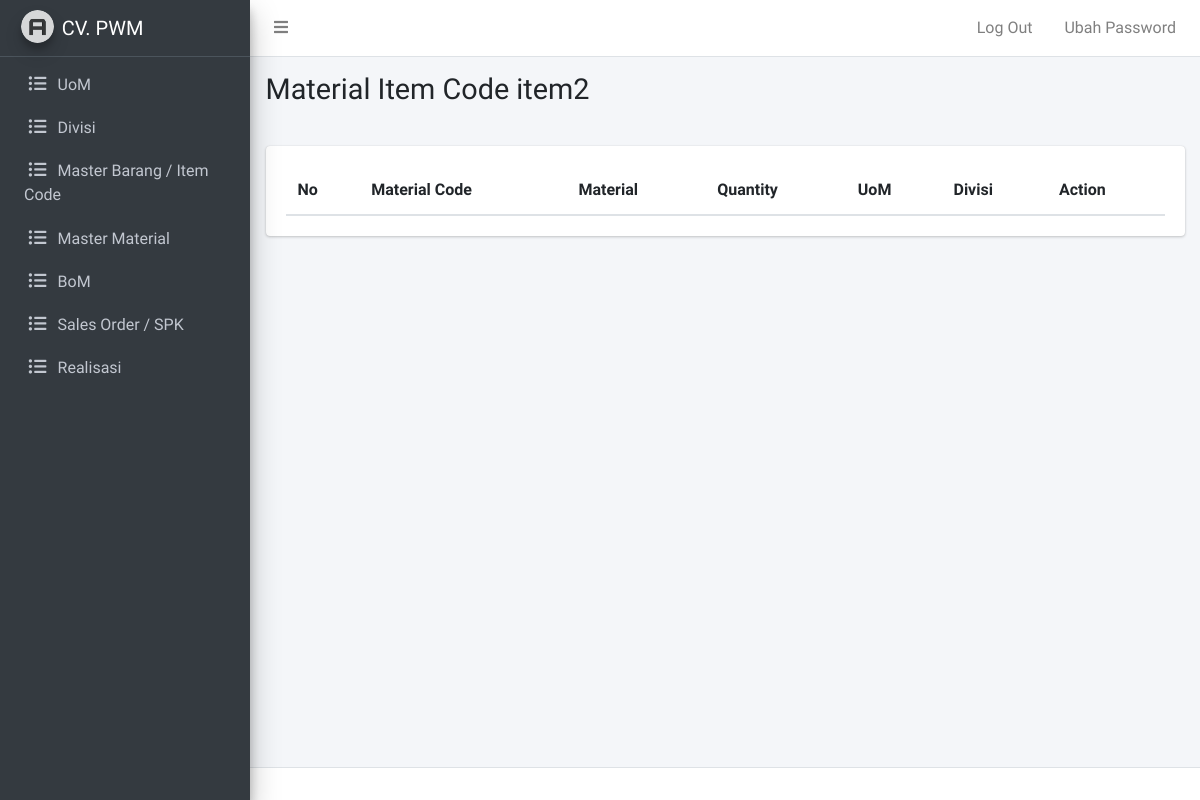
Page /admin/bom-detail.php?itemid=item2 (signed in) on the earlier database version.
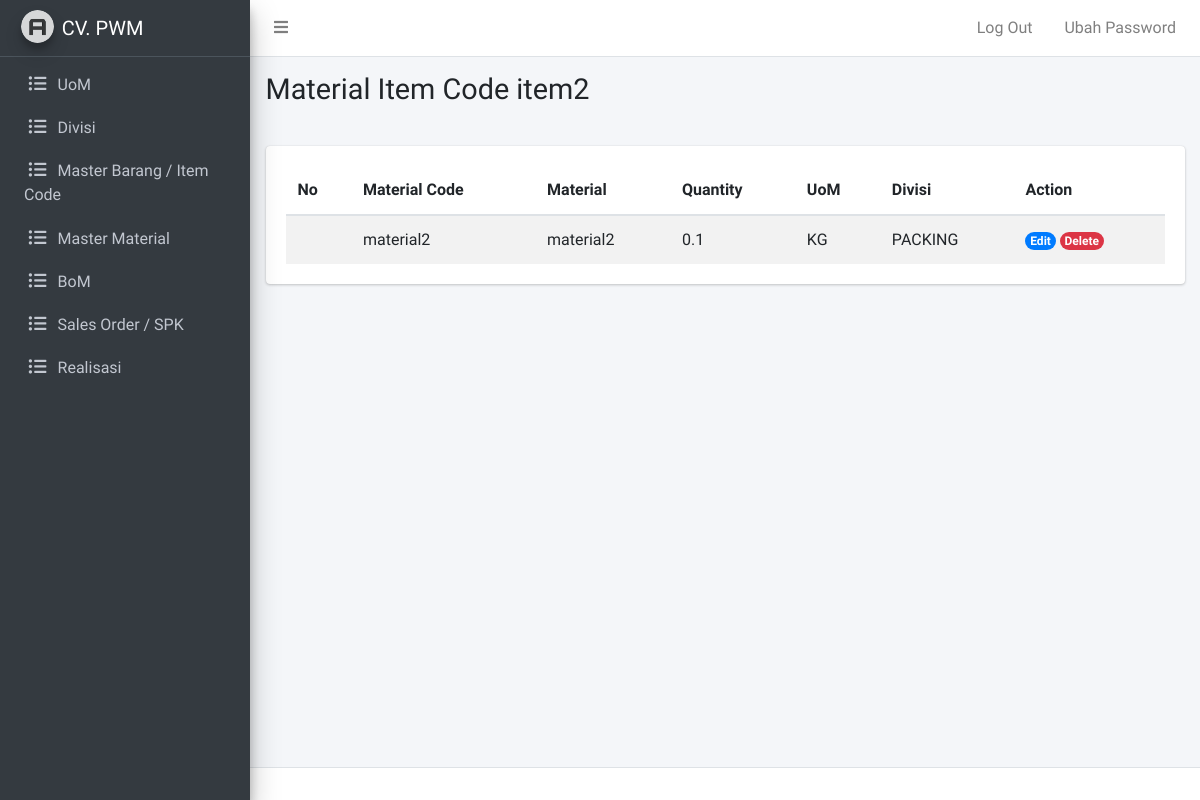
Same page on the later database version.
### tables this page shows
CREATE TABLE `bom` (
  `bom_id` int(11) NOT NULL,
  `bom_item_id` varchar(255) NOT NULL,
  `bom_material_id` varchar(255) DEFAULT NULL,
  `bom_quantity` float NOT NULL DEFAULT 0,
  `bom_divisi_id` int(11) DEFAULT NULL
);

CREATE TABLE `material` (
  `material_id` varchar(255) NOT NULL,
  `material_nama` varchar(255) NOT NULL,
  `material_harga` int(11) NOT NULL,
  `material_uom_id` int(11) DEFAULT NULL
);

CREATE TABLE `uom` (
  `uom_id` int(11) NOT NULL,
  `uom_nama` varchar(255) NOT NULL
);

CREATE TABLE `divisi` (
  `divisi_id` int(11) NOT NULL,
  `divisi_nama` varchar(255) NOT NULL
);

### admin/bom-detail.php (the view, shortened to what this page needs)
<?php
require_once "../koneksi.php";
$id = $_GET['itemid'];
$query = mysqli_query($conn, "SELECT bom.bom_id, item.item_id, material.material_id, material.material_nama, bom.bom_quantity, uom.uom_nama, divisi.divisi_nama FROM bom INNER JOIN item ON item.item_id = bom.bom_item_id INNER JOIN divisi ON divisi.divisi_id = bom.bom_divisi_id INNER JOIN material ON material.material_id = bom.bom_material_id INNER JOIN uom ON uom.uom_id = material.material_uom_id WHERE bom.bom_item_id = '$id'");
?>
<?php require_once "template/header.php"; ?>
<?php require_once "template/navbar.php"; ?>
<?php require_once "template/sidebar.php"; ?>
  <div class="content-wrapper">
    <div class="content-header">
      <div class="container-fluid">
        <div class="row mb-2">
          <div class="col-sm-6">
            <h1 class="m-0">Material Item Code <?= $id ?></h1>
          </div>
        </div>
      </div>
    </div>
    <div class="content">
      <div class="container-fluid">
        <div class="row">
          <div class="col">
            <div class="card table-responsive">
              <div class="card-body">
                <table id="bom-detail" class="table table-striped display" style="width:100%">
                  <thead>
                      <tr>
                          <th>No</th>
                          <th>Material Code</th>
                          <th>Material</th>
                          <th>Quantity</th>
                          <th>UoM</th>
                          <th>Divisi</th>
                          <th>Action</th>
                      </tr>
                  </thead>
                  <tbody>
                    <?php while($bom = mysqli_fetch_assoc($query)) : ?>
                      <tr>
                          <td></td>
                          <td><?= $bom['material_id']; ?></td>
                          <td><?= $bom['material_nama']; ?></td>
                          <td><?= $bom['bom_quantity']; ?></td>
                          <td><?= $bom['uom_nama']; ?></td>
                          <td><?= $bom['divisi_nama']; ?></td>
                          <td>
                            <a href="bom-detail-edit.php?bomid=<?= $bom['bom_id'] ?>&materialid=<?= $bom['material_id'] ?>&itemid=<?= $bom['item_id'] ?>"><span class="badge rounded-pill bg-primary">Edit</span></a>
                            <a href="bom-detail-delete.php?bomid=<?= $bom['bom_id'] ?>&materialid=<?= $bom['material_id'] ?>&itemid=<?= $bom['item_id'] ?>"><span class="badge rounded-pill bg-danger">Delete</span></a>
                          </td>
                      </tr>
                    <?php endwhile; ?>
                  </tbody>
                </table>
              </div>
            </div>
          </div>
        </div>
      </div>
    </div>
  </div>
<?php require_once "template/footer.php"; ?>

Differences in the rows shown:
added bom: bom_material.material_id "material2", bom_material.material_nama "material2", bom_quantity "0.1", uom.uom_nama "KG", bom_divisi.divisi_nama "PACKING"
